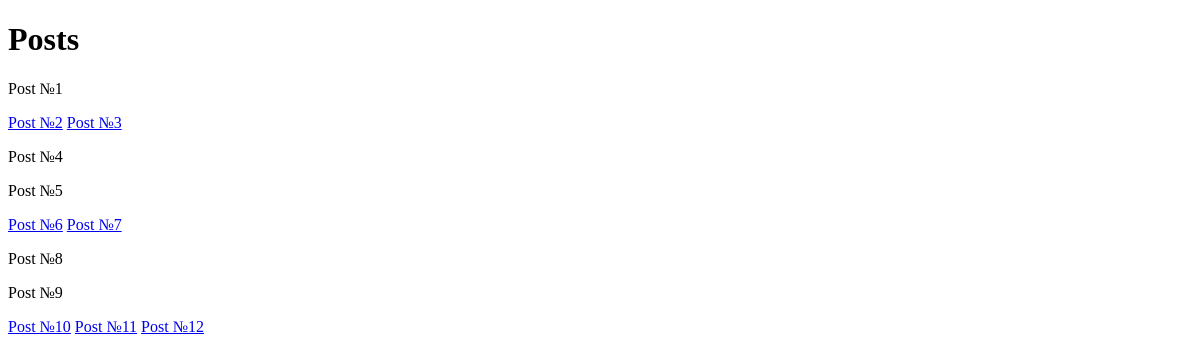
The page /author/1 on the database as committed earlier.
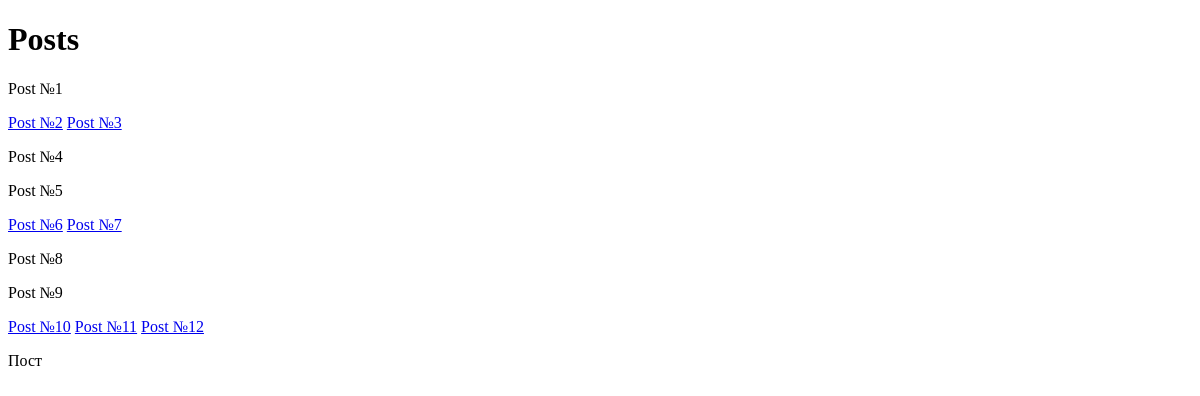
The same page on the database as committed later.
### myapp/models.py (models this page shows, shortened)
class Posts(models.Model):
    name_title = models.CharField(max_length=200)
    description = models.TextField()
    date = models.DateField(auto_now_add=True)
    author = models.ForeignKey(Author, on_delete=models.CASCADE)
    category = models.CharField(max_length=100)
    count_watching = models.IntegerField(default=0)
    is_published = models.BooleanField(default=False)

### myapp/views.py (the view)
# urls.py: path('author/<int:author_id>', views.show_posts, name='show_posts'),
def show_posts(request, author_id):
    author = Author.objects.get(pk=author_id)
    posts = Posts.objects.filter(author=author)
    context = {'posts': posts}
    return render(request, "myapp/posts.html", context)

### myapp/templates/myapp/posts.html (shortened to what this page needs)
{% extends 'base.html' %}
{% block content %}
<h1>Posts</h1>
    {% for post in posts %}
        {% if post.is_published %}
            <a href="{% url 'show_post_id' post.id %}">{{ post.name_title }}</a>
        {% else %}
            <p>{{ post.name_title }}</p>
        {% endif %}
    {% endfor %}
{% endblock %}

### templates/base.html (shortened to what this page needs)
<!DOCTYPE html>
<html lang="ru">
<head>
</head>
<body>
{% block content %}{% endblock %}
</body>
</html>

Rows that differ between the two databases and show on the page:
added Posts: name_title "Пост"
